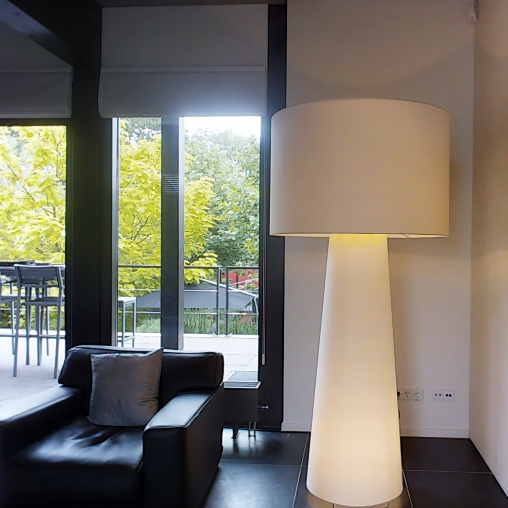
#> input picture category/Matterport3D/001_rgb.png, 1015 x 1015 px (shown at 1/2 size)
$ python -i prepare_data.py   (imports and definitions only)
#> lines starting #> are read from the running program, lines starting #| are printed output that depends on the picture
"""
Data preparation script for MIDI-3D LoRA finetuning

This script helps convert your 3D meshes into the format required for training.
It samples surface points from meshes and organizes them with corresponding images.

Usage:
    python prepare_data.py --input_dir data/raw_meshes \
                           --output_dir data/training_data \
                           --num_samples 20480
"""

import argparse
import json
import os
import shutil
from pathlib import Path

import numpy as np
import trimesh
from PIL import Image
from tqdm import tqdm


# [94 lines left out: functions parse_args, normalize_mesh, sample_surface_points, process_mesh_file, not called in this run]


def resize_image(image_path, size=512):
    """Load and resize image"""
#> called with image_path = 'category/Matterport3D/001_rgb.png', size = 512
    img = Image.open(image_path)
#> img is the input picture: PIL image 1015x1015 RGB; mean R, G, B 119.8, 114.8, 104.1

    # Convert to RGB if needed
    if img.mode != 'RGB' and 'seg' not in str(image_path) and 'mask' not in str(image_path):
        img = img.convert('RGB')
    elif 'seg' in str(image_path) or 'mask' in str(image_path):
        img = img.convert('L')

    # Resize
    if img.size != (size, size):
        resample = Image.NEAREST if img.mode == 'L' else Image.LANCZOS
#> resample = 1
        img = img.resize((size, size), resample)
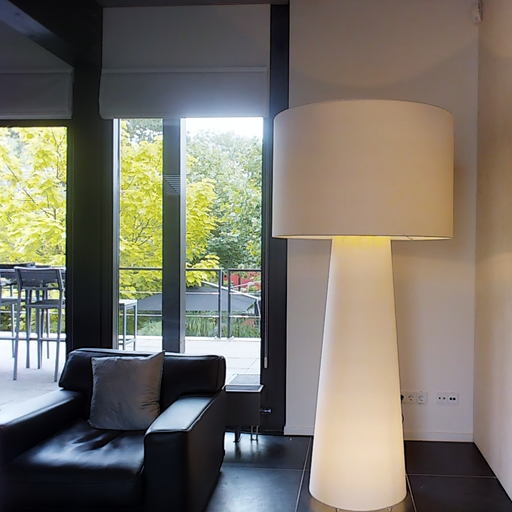
#> img: PIL image 512x512 RGB; mean R, G, B 119.8, 114.8, 104.1

    return img


# [143 lines left out: functions process_scene, main, not called in this run]


# [2 lines not run here, left out]

>>> result = resize_image('category/Matterport3D/001_rgb.png')
